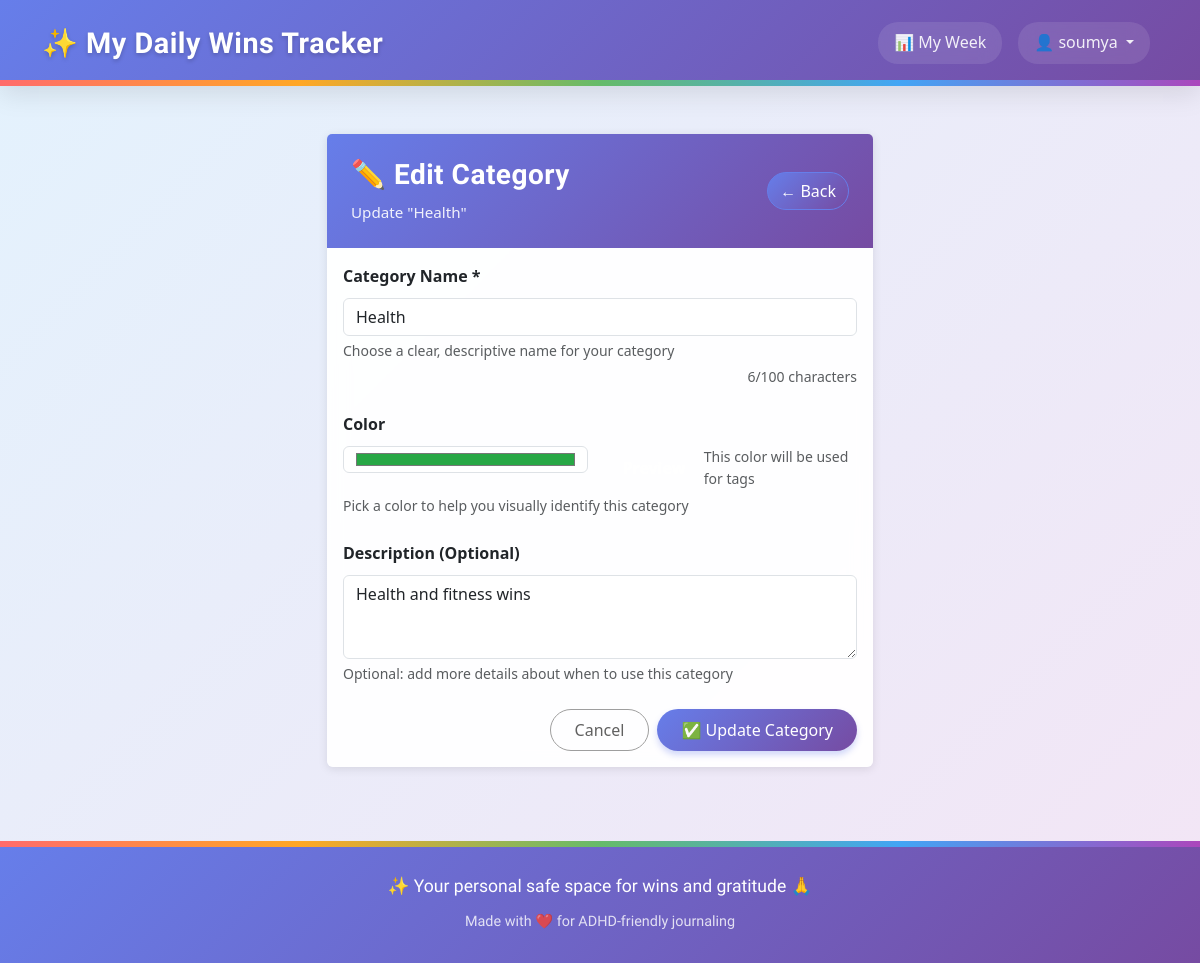
The page /categories/2/edit/ (signed in) on the database its author committed.
### tracker/models.py (models this page shows, shortened)
class Category(models.Model):
    user = models.ForeignKey(User, on_delete=models.CASCADE, related_name='categories')
    name = models.CharField(max_length=100)
    color = models.CharField(
        max_length=7,
        default='#007bff',  # Bootstrap blue
        validators=[
            RegexValidator(
                regex='^#[0-9A-Fa-f]{6}$',
                message='Color must be a valid hex code (e.g., #007bff)'
            )
        ]
    )
    description = models.TextField(blank=True)  # Optional notes
    date_created = models.DateTimeField(auto_now_add=True)
    class Meta:
        verbose_name_plural = "Categories"
        ordering = ['name']
        constraints = [
            UniqueConstraint(
                Lower('name'), 'user',
                name='unique_category_name_per_user',
                violation_error_message='You already have a category with this name (case-insensitive).'
            )
        ]
        indexes = [
            models.Index(fields=['user', 'name']),
            Index(Lower('name'), name='idx_category_lower_name'),  # Functional index for case-insensitive lookups
        ]

### tracker/views.py (the view)
# urls.py: path("categories/<int:pk>/edit/", views.category_edit, name="category_edit"),
@login_required
def category_edit(request, pk):
    category = get_object_or_404(Category, pk=pk, user=request.user)
    if request.method == 'POST':
        form = CategoryForm(request.POST, instance=category, user=request.user)
        if form.is_valid():
            category = form.save()
            messages.success(request, f'✅ Category "{category.name}" updated!')
            return redirect('category_list')
    else:
        form = CategoryForm(instance=category, user=request.user)
    context = {
        'form': form,
        'category': category,
        'is_editing': True,
    }
    return render(request, 'tracker/category_form.html', context)

### templates/tracker/category_form.html (shortened to what this page needs)
{% extends "base.html" %}
{% load widget_tweaks %}
{% load static %}
{% block extra_css %}
<link rel="stylesheet" href="{% static 'css/forms.css' %}">
{% endblock %}
{% block content %}
<div class="row justify-content-center">
    <div class="col-md-6">
        <div class="card">
            <div class="card-header" style="
                background: linear-gradient(135deg, #667eea 0%, #764ba2 100%);
                color: white;
                border: none;
                padding: 1.5rem;
            ">
                <div class="d-flex justify-content-between align-items-center">
                    <div>
                        {% if is_editing %}
                            <h3 style="color: white; margin-bottom: 0.5rem; font-weight: 600;">✏️ Edit Category</h3>
                            <p class="mb-0" style="color: rgba(255, 255, 255, 0.9); font-size: 0.95rem;">Update "{{ category.name }}"</p>
                        {% else %}
                            <h3 style="color: white; margin-bottom: 0.5rem; font-weight: 600;">🏷️ New Category</h3>
                            <p class="mb-0" style="color: rgba(255, 255, 255, 0.9); font-size: 0.95rem;">Create a new category to organise your entries</p>
                        {% endif %}
                    </div>
                    <div>
                        <a href="{% url 'category_list' %}" class="btn btn-outline-primary" style="
                            background: linear-gradient(135deg, #667eea 0%, #764ba2 100%);
                            border-color: #667eea;
                            color: white;
                            transition: all 0.3s ease;
                        " onmouseover="this.style.background='rgba(255, 255, 255, 0.95)'; this.style.color='#667eea'; this.style.borderColor='#667eea';"
                           onmouseout="this.style.background='linear-gradient(135deg, #667eea 0%, #764ba2 100%)'; this.style.color='white'; this.style.borderColor='#667eea';">
                            ← Back
                        </a>
                    </div>
                </div>
            </div>
            <div class="card-body">
                <form method="post" novalidate>
                    <div class="mb-4">
                        <label for="{{ form.name.id_for_label }}" class="form-label fw-bold">
                            Category Name *
                        </label>
                        {{ form.name }}
                        {% if form.name.help_text %}
                            <div class="form-text">{{ form.name.help_text }}</div>
                        {% endif %}
                    </div>
                    <div class="mb-4">
                        <label for="{{ form.color.id_for_label }}" class="form-label fw-bold">
                            Color
                        </label>
                        <div class="row">
                            <div class="col-md-6">
                                {{ form.color }}
                            </div>
                            <div class="col-md-6">
                                <div class="d-flex align-items-center h-100">
                                    <span id="color-preview" class="badge fs-6 me-2">Preview</span>
                                    <small class="text-muted">This color will be used for tags</small>
                                </div>
                            </div>
                        </div>
                        {% if form.color.help_text %}
                            <div class="form-text">{{ form.color.help_text }}</div>
                        {% endif %}
                    </div>
                    <div class="mb-4">
                        <label for="{{ form.description.id_for_label }}" class="form-label fw-bold">
                            Description (Optional)
                        </label>
                        {{ form.description }}
                        {% if form.description.help_text %}
                            <div class="form-text">{{ form.description.help_text }}</div>
                        {% endif %}
                    </div>
                    <div class="d-grid gap-2 d-md-flex justify-content-md-end">
                        <a href="{% url 'category_list' %}" class="btn btn-outline-secondary" style="
                            border-color: #9e9e9e;
                            color: #616161;
                            padding: 0.5rem 1.5rem;
                            transition: all 0.3s ease;
                        " onmouseover="this.style.background='#f5f5f5'; this.style.borderColor='#757575';"
                           onmouseout="this.style.background='transparent'; this.style.borderColor='#9e9e9e';">
                            Cancel
                        </a>
                        <button type="submit" class="btn btn-primary" style="
                            background: linear-gradient(135deg, #667eea 0%, #764ba2 100%);
                            border: none;
                            color: white;
                            padding: 0.5rem 1.5rem;
                            font-weight: 500;
                            box-shadow: 0 4px 6px rgba(102, 126, 234, 0.3);
                            transition: all 0.3s ease;
                        " onmouseover="this.style.transform='translateY(-2px)'; this.style.boxShadow='0 6px 12px rgba(102, 126, 234, 0.4)';"
                           onmouseout="this.style.transform='translateY(0)'; this.style.boxShadow='0 4px 6px rgba(102, 126, 234, 0.3)';">
                            {% if is_editing %}
                                ✅ Update Category
                            {% else %}
                                🏷️ Create Category
                            {% endif %}
                        </button>
                    </div>
                </form>
            </div>
        </div>
    </div>
</div>
{% endblock %}

### templates/base.html (shortened to what this page needs)
{% load static %}
{% load widget_tweaks %}
<!doctype html>
<html lang="en">
<head>
    <link href="https://cdn.jsdelivr.net/npm/bootstrap@5.3.0/dist/css/bootstrap.min.css" rel="stylesheet">
    <link rel="stylesheet" href="https://cdnjs.cloudflare.com/ajax/libs/font-awesome/6.0.0/css/all.min.css">
    <link rel="stylesheet" href="{% static 'css/base.css' %}">
    {% block extra_css %}{% endblock %}
</head>
<body class="{% if request.resolver_match.url_name == 'home' %}homepage{% else %}app-page{% endif %}">
    <nav class="navbar navbar-expand-lg navbar-dark custom-navbar">
        <div class="container">
            <a class="navbar-brand d-flex align-items-center" href="{% url 'home' %}">
                ✨ My Daily Wins Tracker
            </a>
            <div class="collapse navbar-collapse" id="navbarNav">
                <ul class="navbar-nav ms-auto">
                    {% if user.is_authenticated %}
                        <li class="nav-item">
                            <a class="nav-link" href="{% url 'weekly_dashboard' %}">
                                📊 My Week
                            </a>
                        </li>
                        <li class="nav-item dropdown">
                            <a class="nav-link dropdown-toggle" href="#" id="navbarDropdown" role="button" data-bs-toggle="dropdown">
                                👤 {{ user.username }}
                            </a>
                        </li>
                    {% endif %}
                </ul>
            </div>
        </div>
    </nav>
    <div class="container mt-5 flex-grow-1">
        {% block content %}{% endblock %}
    </div>
    <footer>
        <div class="rainbow-border"></div>
        <div class="container">
            <p class="main">✨ Your personal safe space for wins and gratitude 🙏</p>
            <p class="sub">Made with ❤️ for ADHD-friendly journaling</p>
        </div>
    </footer>
</body>
</html>

### static/css/base.css (style rules this page uses)
body { font-family: 'Segoe UI', Tahoma, Geneva, Verdana, sans-serif; line-height: 1.6; min-height: 100vh; display: flex; flex-direction: column; margin: 0; padding: 0; }
body.app-page { background: linear-gradient(135deg, #e3f2fd 0%, #f3e5f5 25%, #e8f5e8 50%, #fff3e0 75%, #e3f2fd 100%); background-size: 400% 400%; animation: gradientShift 25s ease infinite; }
.card { background: rgba(255, 255, 255, 0.95); backdrop-filter: blur(10px); border: 1px solid rgba(255, 255, 255, 0.2); box-shadow: 0 8px 32px rgba(0, 0, 0, 0.15); }
h1, h2, h3, h4, h5, h6, .h1, .h2, .h3, .h4, .h5, .h6 { font-family: 'Comfortaa', cursive; font-weight: 600; letter-spacing: 0.5px; }
.navbar-brand { font-weight: bold; font-size: 1.5rem; }
.card { border: none; box-shadow: 0 2px 10px rgba(0,0,0,0.1); margin-bottom: 1.5rem; }
.btn { border-radius: 25px; font-weight: 500; }
::placeholder { color: #adb5bd !important; opacity: 1; }
.custom-navbar { background: linear-gradient(135deg, #667eea 0%, #764ba2 100%) !important; box-shadow: 0 8px 25px rgba(0,0,0,0.1); margin-bottom: 0; padding: 15px 0; position: relative; }
.custom-navbar::after { content: ''; position: absolute; bottom: 0; left: 0; right: 0; height: 6px; background: linear-gradient(90deg, #ff6b6b, #ffa726, #66bb6a, #42a5f5, #ab47bc); }
.navbar-brand { font-family: 'Comfortaa', cursive; font-weight: 700; font-size: 1.8rem; color: white !important; text-shadow: 0 2px 4px rgba(0,0,0,0.2); transition: all 0.3s ease; letter-spacing: 0.5px; }
.navbar-nav .nav-link { color: rgba(255,255,255,0.9) !important; font-weight: 500; margin: 0 8px; padding: 8px 16px !important; border-radius: 20px; transition: all 0.3s ease; background: rgba(255,255,255,0.1); backdrop-filter: blur(10px); }
footer { background: linear-gradient(135deg, #667eea 0%, #764ba2 100%); color: white; text-align: center; padding: 30px 0; margin-top: 50px; position: relative; border-top: 1px solid rgba(255, 255, 255, 0.1); }
footer .rainbow-border { position: absolute; top: -1px; left: 0; right: 0; height: 6px; background: linear-gradient(90deg, #ff6b6b, #ffa726, #66bb6a, #42a5f5, #ab47bc); }
footer p { font-family: 'Comfortaa', cursive; }
footer p.main { margin: 0; font-size: 1.1rem; font-weight: 500; }
footer p.sub { margin: 10px 0 0 0; opacity: 0.8; font-size: 0.9rem; }

### rows shown on the page
Category: name "Health", color "#28a745", description "Health and fitness wins"

### other values the page prints
{{ user.username }} "soumya"
